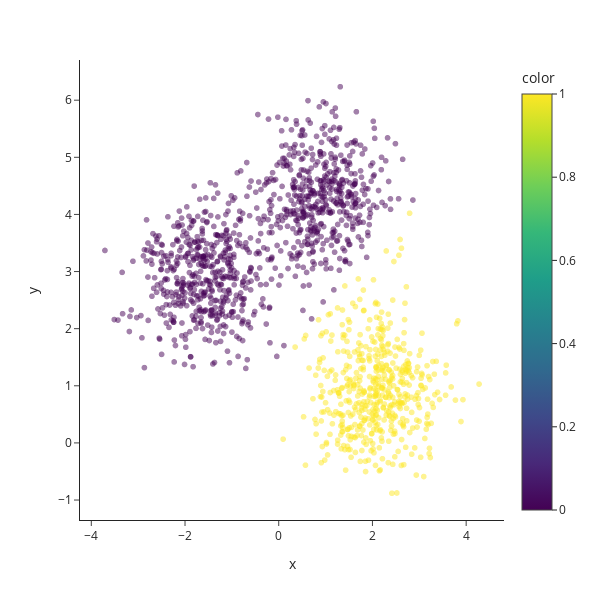

Here is the notebook cell this chart was saved with:
### Markdown cell above
b) k = 2

### Code cell
kmeans = cluster.KMeans(n_clusters=2)
kmeans.fit(X)
pred = kmeans.predict(X)

# Matplotlib
# plt.figure(figsize=(5, 5))
# plt.scatter(X[:, 0], X[:, 1], c=pred,alpha=0.5)
# plt.show()

# Plotly
fig = px.scatter(x=X[:, 0], y=X[:, 1], color=pred, opacity=0.5)
fig.update_layout(height=600, width=600)
fig.show()

### Figure 1 — Plotly figure (JSON) as saved in the notebook; plotly's stock layout.template omitted (floating-point values rounded to 4 significant figures; data arrays with more than 128 entries replaced by an {"elided": "..."} marker saying what was removed)
{"data": [{"hovertemplate": "x=%{x}<br>y=%{y}<br>color=%{marker.color}<extra></extra>", "legendgroup": "", "marker": {"color": {"elided": "1500 int values"}, "coloraxis": "coloraxis", "opacity": 0.5, "symbol": "circle"}, "mode": "markers", "name": "", "showlegend": false, "type": "scattergl", "x": {"elided": "1500 float values"}, "xaxis": "x", "y": {"elided": "1500 float values"}, "yaxis": "y"}], "layout": {"coloraxis": {"colorbar": {"title": {"text": "color"}}, "colorscale": [[0, "#440154"], [0.1111, "#482878"], [0.2222, "#3e4989"], [0.3333, "#31688e"], [0.4444, "#26828e"], [0.5556, "#1f9e89"], [0.6667, "#35b779"], [0.7778, "#6ece58"], [0.8889, "#b5de2b"], [1, "#fde725"]]}, "height": 600, "legend": {"tracegroupgap": 0}, "margin": {"t": 60}, "width": 600, "xaxis": {"anchor": "y", "domain": [0, 1], "title": {"text": "x"}}, "yaxis": {"anchor": "x", "domain": [0, 1], "title": {"text": "y"}}}}
